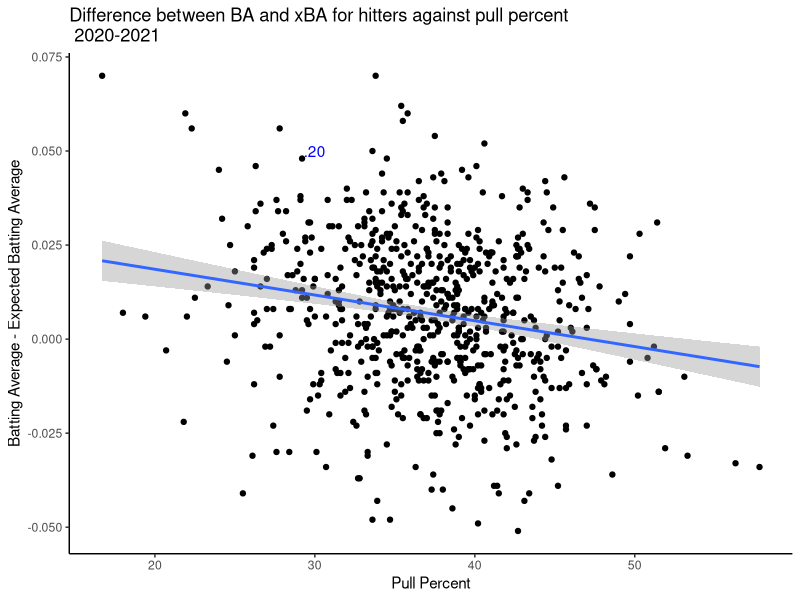
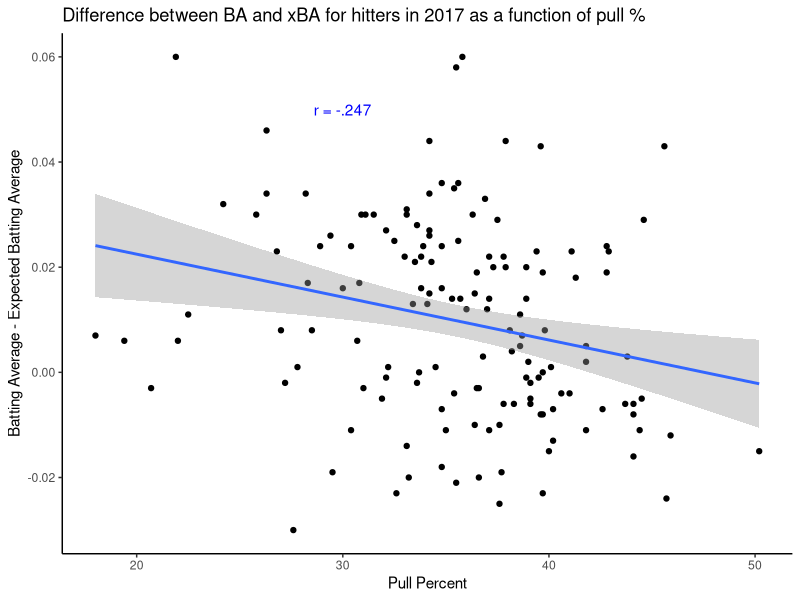
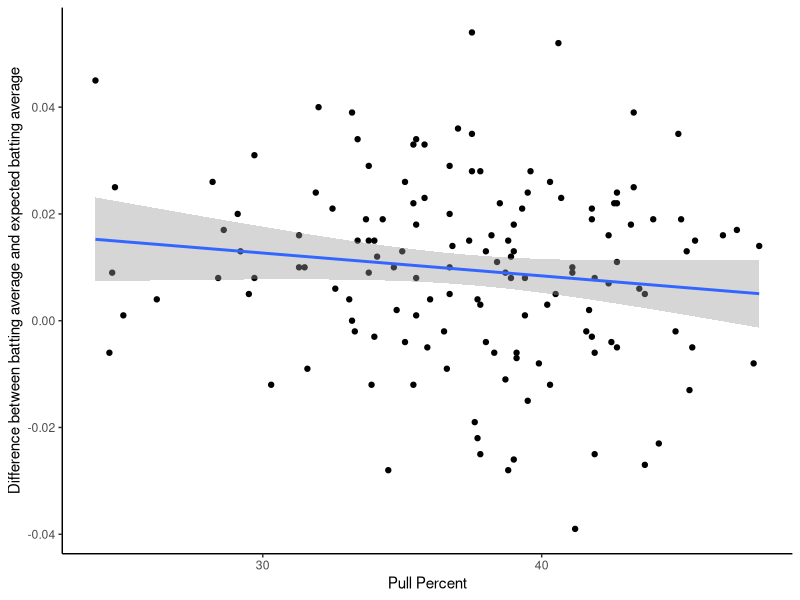
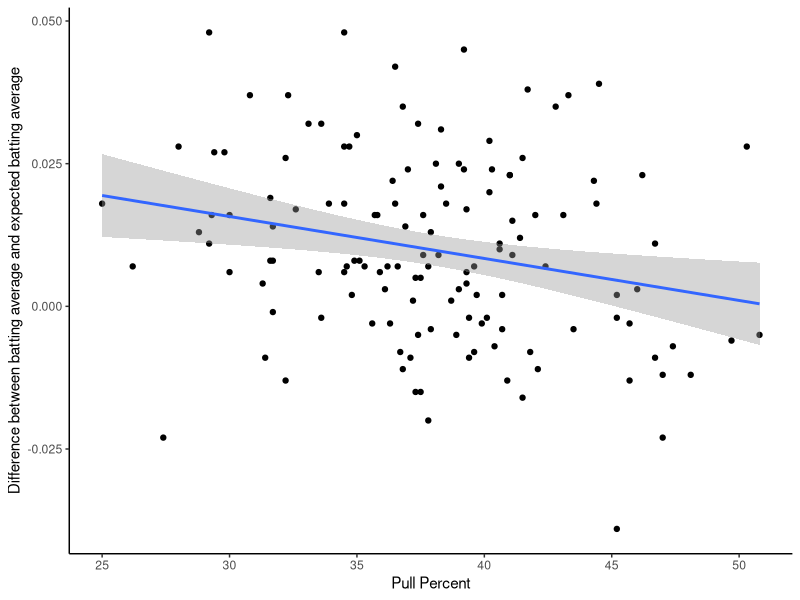
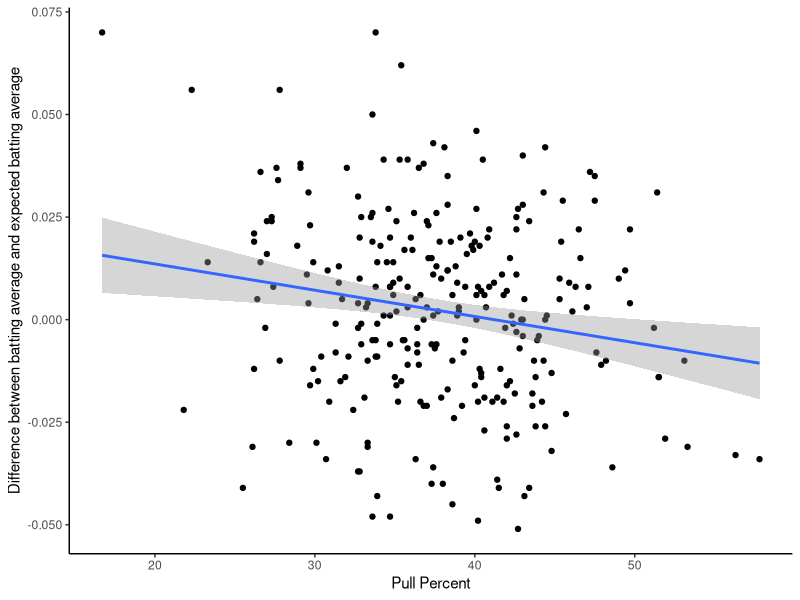
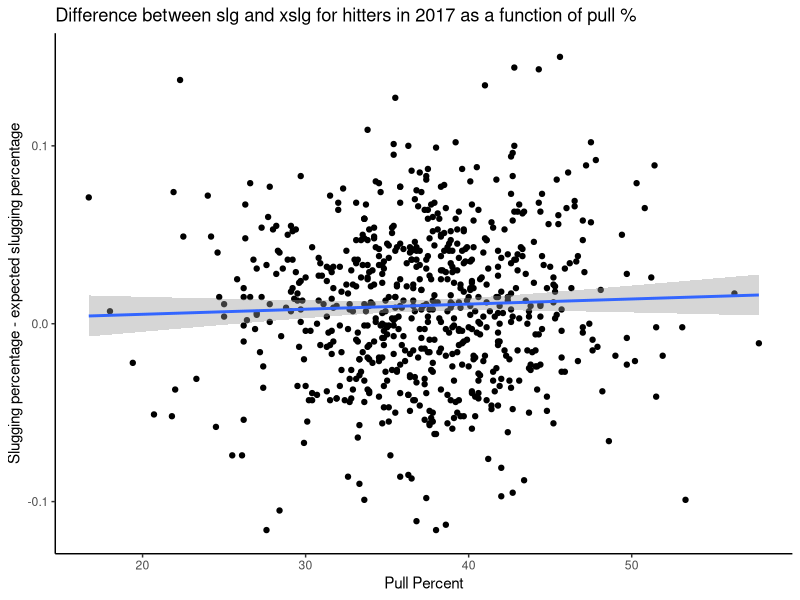

Generate these figures, in order, with R:
## ---- chunk 1
knitr::opts_chunk$set(echo = FALSE)

library(ggplot2)
library(stringr)
library(tidyverse)

## ---- chunk 2

#Data is taken from baseball savant

batting_data <- read_csv("MLB statcast data/stats.csv")

## ---- chunk 3

full_data <- batting_data %>%
  mutate(difference = batting_avg-xba)

  full_data_cor <- cor(full_data$difference, full_data$pull_percent, method = "pearson")

  ggplot(full_data, aes(x = pull_percent, y = difference)) + 
    geom_point() + 
  labs(x = "Pull Percent", 
       y = "Batting Average - Expected Batting Average",
       title = "Difference between BA and xBA for hitters against pull percent \n 2020-2021") +
    geom_smooth(method = 'lm') +
    annotate("text", x = 30, y = .05, label = ".20", color = "blue") + 
  theme_classic()
  

## ---- chunk 4

ba_2017 <- batting_data %>%
  filter(year == 2017) %>%
  mutate(difference = batting_avg-xba)

  ggplot(ba_2017, aes(x = pull_percent, y = difference)) + 
    geom_point() + 
  labs(x = "Pull Percent", 
       y = "Batting Average - Expected Batting Average",
       title = "Difference between BA and xBA for hitters in 2017 as a function of pull %") +
    geom_smooth(method = 'lm') +
    annotate("text", x = 30, y = .05, label = "r = -.247", color = "blue") + 
  theme_classic()

  cor(ba_2017$difference, ba_2017$pull_percent, method = "pearson")
  
  model <- lm(difference~pull_percent, data = ba_2017)
  summary(model)

## ---- chunk 5

data_2018 <- batting_data %>%
  select(last_name, first_name, player_id, year, batting_avg, xba, pull_percent, straightaway_percent, opposite_percent) %>%
  filter(year == 2018) %>%
  mutate(difference = batting_avg-xba)

  ggplot(data_2018, aes(x = pull_percent, y = difference)) + geom_point() + 
  labs(x = "Pull Percent", 
       y = "Difference between batting average and expected batting average") +
    geom_smooth(method = 'lm') +
  theme_classic()

  model <- lm(difference~pull_percent, data = data_2018)
  summary(model)
## ---- chunk 6

data_2019 <- batting_data %>%
  select(last_name, first_name, player_id, year, batting_avg, xba, pull_percent, straightaway_percent, opposite_percent) %>%
  filter(year == 2019) %>%
  mutate(difference = batting_avg-xba)

  ggplot(data_2019, aes(x = pull_percent, y = difference)) + geom_point() + 
  labs(x = "Pull Percent", 
       y = "Difference between batting average and expected batting average") +
    geom_smooth(method = 'lm') +
  theme_classic()
  
  model <- lm(difference~pull_percent, data = data_2019)
  summary(model)

## ---- chunk 7

data_2020_2021 <- batting_data %>%
  select(last_name, first_name, player_id, year, batting_avg, xba, pull_percent, straightaway_percent, opposite_percent) %>%
  filter(year %in% c(2020, 2021)) %>%
  mutate(difference = batting_avg-xba)

  ggplot(data_2020_2021, aes(x = pull_percent, y = difference)) + geom_point() + 
  labs(x = "Pull Percent", 
       y = "Difference between batting average and expected batting average") +
    geom_smooth(method = 'lm') +
  theme_classic()
  
  
  model <- lm(difference~pull_percent, data = data_2020_2021)
  summary(model)

## ---- chunk 8

data_slg <- batting_data %>%
  mutate(difference = slg_percent-xslg)

  ggplot(data_slg, aes(x = pull_percent, y = difference)) + geom_point() + 
  labs(x = "Pull Percent", 
       y = "Slugging percentage - expected slugging percentage",
       title = "Difference between slg and xslg for hitters in 2017 as a function of pull %") +
    geom_smooth(method = 'lm') +
  theme_classic()

  
  model <- lm(difference~pull_percent, data = data_slg)
  summary(model)

